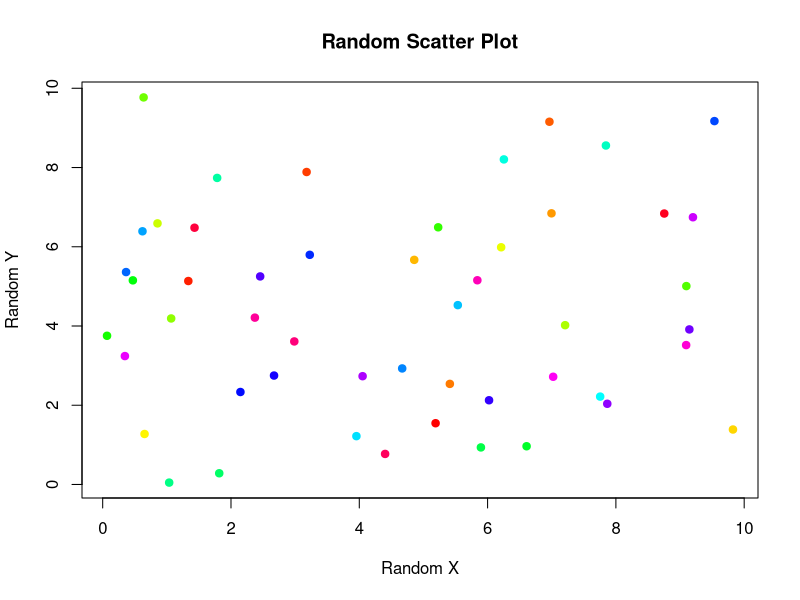

Reproduce this figure in R.
## ---- chunk 1
# random data
x <- runif(50, min = 0, max = 10)
y <- runif(50, min = 0, max = 10)

# scatter plot
plot(x, 
     y, 
     main = "Random Scatter Plot",
     xlab = "Random X",
     ylab = "Random Y",
     col = rainbow(50),
     pch = 19)
